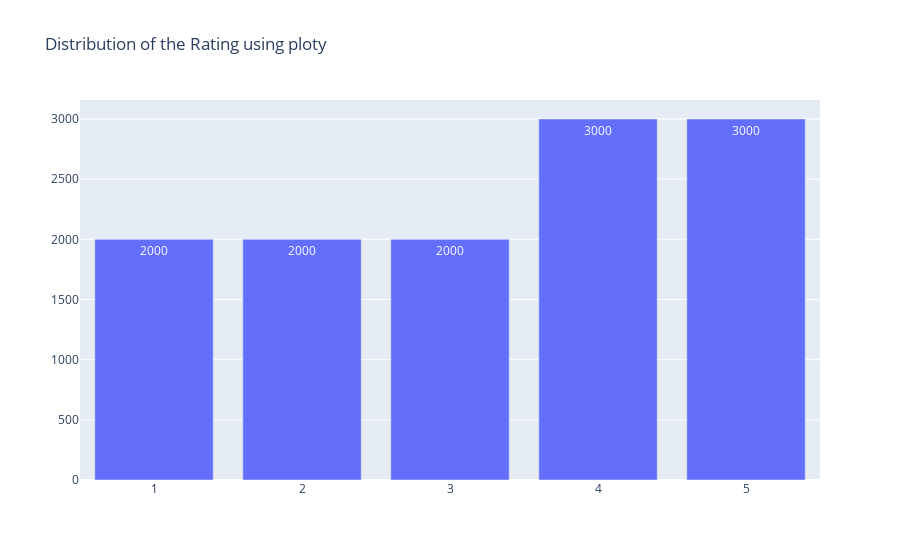

The notebook cell saved with this chart:
### Code cell
a=data.rating.value_counts()
fig = go.Figure([go.Bar(x=a.index, y=a.values,text=a.values)])
fig.update_layout(title='Distribution of the Rating using ploty')
fig.show()

### Figure 1 — Plotly figure (JSON) as saved in the notebook; plotly's stock layout.template omitted (floating-point values rounded to 4 significant figures)
{"data": [{"text": [3000, 3000, 2000, 2000, 2000], "type": "bar", "x": [5, 4, 1, 3, 2], "y": [3000, 3000, 2000, 2000, 2000]}], "layout": {"title": {"text": "Distribution of the Rating using ploty"}}}
